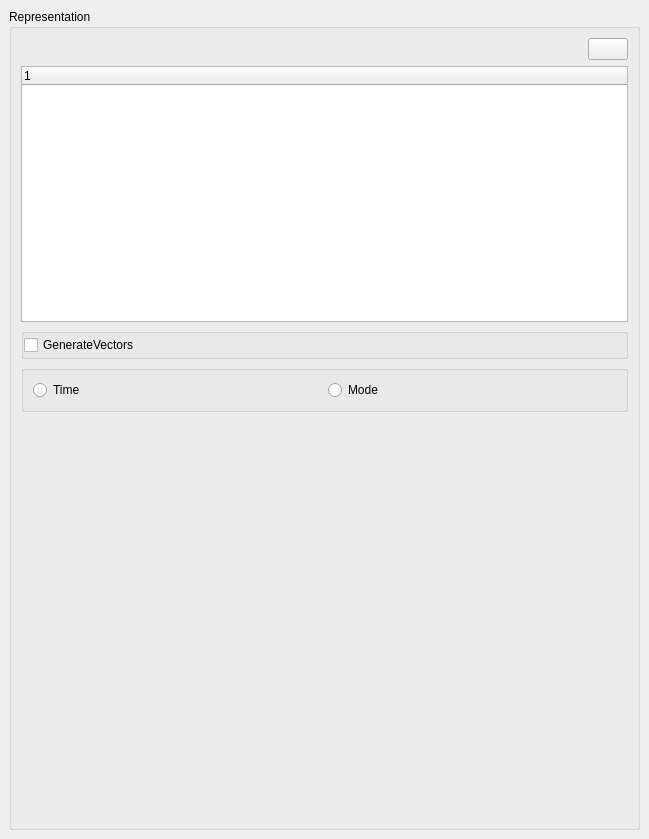
<?xml version="1.0" encoding="UTF-8"?>
<ui version="4.0">
 <class>MEDReaderPanel</class>
 <widget class="QWidget" name="MEDReaderPanel">
  <property name="geometry">
   <rect>
    <x>0</x>
    <y>0</y>
    <width>649</width>
    <height>839</height>
   </rect>
  </property>
  <property name="sizePolicy">
   <sizepolicy hsizetype="Preferred" vsizetype="Preferred">
    <horstretch>0</horstretch>
    <verstretch>0</verstretch>
   </sizepolicy>
  </property>
  <property name="windowTitle">
   <string>Form</string>
  </property>
  <layout class="QHBoxLayout" name="horizontalLayout_5">
   <property name="margin">
    <number>9</number>
   </property>
   <item>
    <widget class="QGroupBox" name="geometryGroupBox">
     <property name="sizePolicy">
      <sizepolicy hsizetype="Preferred" vsizetype="Minimum">
       <horstretch>0</horstretch>
       <verstretch>1</verstretch>
      </sizepolicy>
     </property>
     <property name="title">
      <string>Representation</string>
     </property>
     <layout class="QHBoxLayout" name="horizontalLayout_2">
      <property name="spacing">
       <number>6</number>
      </property>
      <property name="margin">
       <number>9</number>
      </property>
      <item>
       <layout class="QVBoxLayout" name="verticalLayout">
        <item>
         <layout class="QHBoxLayout" name="horizontalLayout_3">
          <item>
           <spacer name="horizontalSpacer">
            <property name="orientation">
             <enum>Qt::Horizontal</enum>
            </property>
            <property name="sizeHint" stdset="0">
             <size>
              <width>40</width>
              <height>20</height>
             </size>
            </property>
           </spacer>
          </item>
          <item>
           <widget class="QPushButton" name="Reload">
            <property name="enabled">
             <bool>true</bool>
            </property>
            <property name="toolTip">
             <string>Reload current file</string>
            </property>
            <property name="autoFillBackground">
             <bool>true</bool>
            </property>
            <property name="text">
             <string/>
            </property>
            <property name="icon">
             <iconset resource="../pqMEDReader.qrc">
              <normaloff>:/ParaViewResources/Icons/pqReloadFile16.png</normaloff>:/ParaViewResources/Icons/pqReloadFile16.png</iconset>
            </property>
            <property name="checkable">
             <bool>false</bool>
            </property>
           </widget>
          </item>
         </layout>
        </item>
        <item>
         <widget class="pqExodusIIVariableSelectionWidget" name="Fields">
          <property name="minimumSize">
           <size>
            <width>0</width>
            <height>200</height>
           </size>
          </property>
          <column>
           <property name="text">
            <string notr="true">1</string>
           </property>
          </column>
         </widget>
        </item>
        <item>
         <widget class="QGroupBox" name="groupBox_2">
          <property name="sizePolicy">
           <sizepolicy hsizetype="Minimum" vsizetype="Minimum">
            <horstretch>0</horstretch>
            <verstretch>0</verstretch>
           </sizepolicy>
          </property>
          <property name="maximumSize">
           <size>
            <width>16777215</width>
            <height>16777215</height>
           </size>
          </property>
          <property name="title">
           <string/>
          </property>
          <layout class="QVBoxLayout" name="verticalLayout_2">
           <property name="spacing">
            <number>0</number>
           </property>
           <property name="margin">
            <number>0</number>
           </property>
           <item>
            <widget class="QCheckBox" name="GenerateVects">
             <property name="sizePolicy">
              <sizepolicy hsizetype="Minimum" vsizetype="Minimum">
               <horstretch>0</horstretch>
               <verstretch>0</verstretch>
              </sizepolicy>
             </property>
             <property name="maximumSize">
              <size>
               <width>16777215</width>
               <height>25</height>
              </size>
             </property>
             <property name="text">
              <string>GenerateVectors</string>
             </property>
            </widget>
           </item>
          </layout>
         </widget>
        </item>
        <item>
         <widget class="QGroupBox" name="groupBox">
          <property name="enabled">
           <bool>true</bool>
          </property>
          <property name="title">
           <string/>
          </property>
          <layout class="QHBoxLayout" name="horizontalLayout">
           <item>
            <widget class="QRadioButton" name="stdMode">
             <property name="text">
              <string>Time</string>
             </property>
            </widget>
           </item>
           <item>
            <widget class="QRadioButton" name="modeMode">
             <property name="text">
              <string>Mode</string>
             </property>
            </widget>
           </item>
          </layout>
         </widget>
        </item>
        <item>
         <widget class="QWidget" name="timeStepsInspector" native="true">
          <property name="sizePolicy">
           <sizepolicy hsizetype="Expanding" vsizetype="Expanding">
            <horstretch>0</horstretch>
            <verstretch>0</verstretch>
           </sizepolicy>
          </property>
          <property name="minimumSize">
           <size>
            <width>250</width>
            <height>400</height>
           </size>
          </property>
         </widget>
        </item>
        <item>
         <layout class="QHBoxLayout" name="horizontalLayout_4"/>
        </item>
       </layout>
      </item>
     </layout>
    </widget>
   </item>
  </layout>
 </widget>
 <customwidgets>
  <customwidget>
   <class>pqExodusIIVariableSelectionWidget</class>
   <extends>QTreeWidget</extends>
   <header>pqExodusIIVariableSelectionWidget.h</header>
  </customwidget>
 </customwidgets>
 <resources>
  <include location="../pqMEDReader.qrc"/>
 </resources>
 <connections/>
 <designerdata>
  <property name="gridDeltaX">
   <number>10</number>
  </property>
  <property name="gridDeltaY">
   <number>10</number>
  </property>
  <property name="gridSnapX">
   <bool>false</bool>
  </property>
  <property name="gridSnapY">
   <bool>false</bool>
  </property>
  <property name="gridVisible">
   <bool>true</bool>
  </property>
 </designerdata>
</ui>
